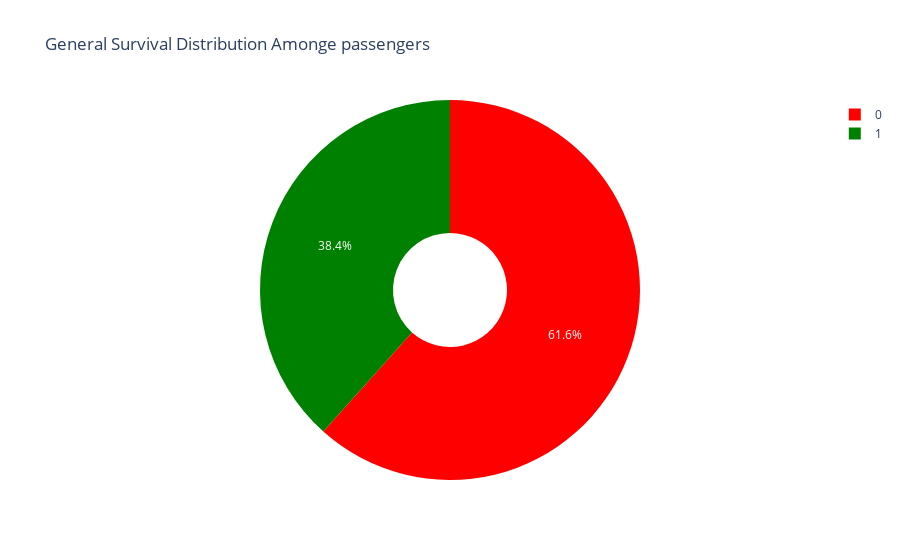

Notebook cell for this chart:
### Code cell
# How many passengers survived compared to those who perished

survival_counts = df_train_imputed['Survived'].value_counts()
# Visualizing the survival distribution
px.pie(survival_counts, names=survival_counts.index, values=survival_counts.values,
       title="General Survival Distribution Amonge passengers ",
       color_discrete_sequence=["red", "green"],
       labels={"Survived": "Survival Status"},
       hole=0.3).show()

### Figure 1 — Plotly figure (JSON) as saved in the notebook; plotly's stock layout.template omitted (floating-point values rounded to 4 significant figures)
{"data": [{"domain": {"x": [0, 1], "y": [0, 1]}, "hole": 0.3, "hovertemplate": "Survival Status=%{label}<br>value=%{value}<extra></extra>", "labels": [0, 1], "legendgroup": "", "name": "", "showlegend": true, "type": "pie", "values": [549, 342]}], "layout": {"legend": {"tracegroupgap": 0}, "piecolorway": ["red", "green"], "title": {"text": "General Survival Distribution Amonge passengers "}}}
